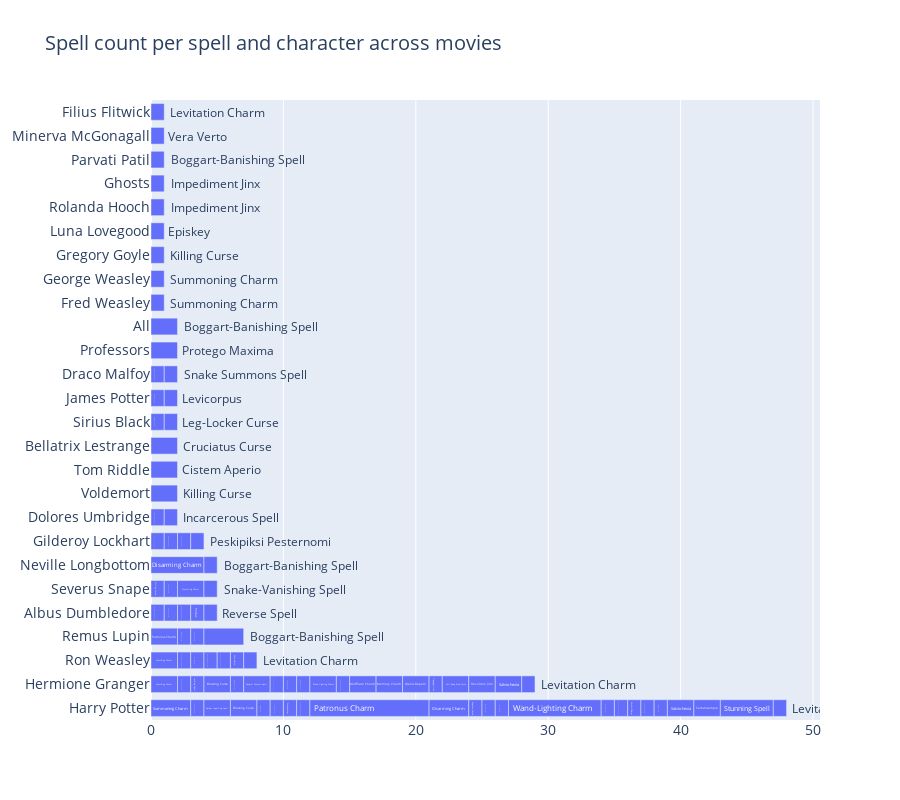

Notebook source saved alongside this figure:
### Code cell
# prepare chart data
chart_title = 'Spell count per spell and character across movies'
x_label = 'Character Name'
x = groupBy_spell_character_df['Character Name']
annotation_text = groupBy_spell_character_df['Spell Name']
y1_label = 'Casting-spell count'
y1 = groupBy_spell_character_df['Casting-spell count']
# Create figure with secondary y-axis
fig = make_subplots()
# Add traces
fig.add_trace(
    go.Bar(x=y1, y=x,name=x_label, width=.7, orientation='h', text=annotation_text, insidetextanchor="start")
)
# Add figure title
fig.update_layout(
    title_text=chart_title,
    height=800,
    barmode='stack',
    font=dict(size=14),
    bargap=.5,
    yaxis={'categoryorder':'total descending'},
)

fig.show()

### Figure 1 — Plotly figure (JSON) as saved in the notebook; plotly's stock layout.template omitted (floating-point values rounded to 4 significant figures)
{"data": [{"insidetextanchor": "start", "name": "Character Name", "orientation": "h", "text": ["Summoning Charm", "Summoning Charm", "Summoning Charm", "Summoning Charm", "Water-Making Spell", "Launch an object up into the air", "Unlocking Charm", "Unlocking Charm", "Unlocking Charm", "Spider repelling spell", "Slowing Charm", "Killing Curse", "Killing Curse", "Killing Curse", "Exploding Charm", "Brackium Emendo", "Cistem Aperio", "Locking Spell", "Blasting Curse", "Blasting Curse", "Cruciatus Curse", "Cruciatus Curse", "Severing Charm", "Dissendium", "Engorgement Charm", "Episkey", "Patronus Charm", "Patronus Charm", "Patronus Charm", "Disarming Charm", "Disarming Charm", "Disarming Charm", "Disarming Charm", "Disarming Charm", "Disarming Charm", "Expulso Curse", "General Counter-Spell", "General Counter-Spell", "Human Presence Revealing Spell", "Freezing Charm", "Freezing Charm", "Impediment Jinx", "Impediment Jinx", "Impediment Jinx", "Impediment Jinx", "Imperius Curse", "Imperius Curse", "Incarcerous Spell", "Fire-Making Spell", "Levicorpus", "Leg-Locker Curse", "Wand-Lighting Charm", "Wand-Lighting Charm", "Wand-Lighting Charm", "Wand-Lighting Charm", "Lumos Maxima", "Lumos Solem Spell", "Muffliato Charm", "Wand-Extinguishing Charm", "Memory Charm", "Memory Charm", "Oculus Reparo", "Oppugno Jinx", "Peskipiksi Pesternomi", "Full Body-Bind Curse", "Full Body-Bind Curse", "Portus", "Reverse Spell", "Shield Charm", "Protego Maxima", "Shrinking Charm", "Revulsion Jinx", "Tickling Charm", "Boggart-Banishing Spell", "Boggart-Banishing Spell", "Boggart-Banishing Spell", "Boggart-Banishing Spell", "Boggart-Banishing Spell", "Salvio hexia", "Salvio hexia", "Sectumsempra", "Snake Summons Spell", "Stunning Spell", "Vera Verto", "Vera Verto", "Snake-Vanishing Spell", "Levitation Charm", "Levitation Charm", "Levitation Charm", "Levitation Charm"], "type": "bar", "width": 0.7, "x": [3, 1, 1, 1, 1, 1, 1, 2, 2, 2, 1, 1, 2, 1, 1, 1, 2, 1, 2, 2, 1, 2, 1, 1, 1, 1, 9, 1, 2, 3, 1, 2, 4, 1, 1, 1, 1, 2, 1, 1, 1, 1, 1, 1, 1, 1, 1, 1, 1, 1, 1, 7, 1, 2, 1, 1, 1, 2, 1, 2, 1, 2, 1, 1, 2, 1, 1, 1, 1, 2, 1, 2, 1, 1, 1, 3, 1, 2, 2, 2, 2, 1, 4, 1, 1, 1, 1, 1, 1, 1], "y": ["Harry Potter", "Fred Weasley", "Dolores Umbridge", "George Weasley", "Albus Dumbledore", "Gilderoy Lockhart", "Harry Potter", "Ron Weasley", "Hermione Granger", "Harry Potter", "Albus Dumbledore", "Severus Snape", "Voldemort", "Gregory Goyle", "Hermione Granger", "Gilderoy Lockhart", "Tom Riddle", "Hermione Granger", "Harry Potter", "Hermione Granger", "Harry Potter", "Bellatrix Lestrange", "Harry Potter", "Harry Potter", "Harry Potter", "Luna Lovegood", "Harry Potter", "Severus Snape", "Remus Lupin", "Harry Potter", "Hermione Granger", "Severus Snape", "Neville Longbottom", "Remus Lupin", "Sirius Black", "Harry Potter", "Ron Weasley", "Hermione Granger", "Hermione Granger", "Hermione Granger", "Remus Lupin", "Harry Potter", "James Potter", "Rolanda Hooch", "Ghosts", "Harry Potter", "Ron Weasley", "Dolores Umbridge", "Hermione Granger", "James Potter", "Sirius Black", "Harry Potter", "Ron Weasley", "Hermione Granger", "Albus Dumbledore", "Harry Potter", "Hermione Granger", "Hermione Granger", "Harry Potter", "Hermione Granger", "Gilderoy Lockhart", "Hermione Granger", "Hermione Granger", "Gilderoy Lockhart", "Hermione Granger", "Draco Malfoy", "Albus Dumbledore", "Albus Dumbledore", "Harry Potter", "Professors", "Harry Potter", "Hermione Granger", "Harry Potter", "Ron Weasley", "Neville Longbottom", "Remus Lupin", "Parvati Patil", "All", "Harry Potter", "Hermione Granger", "Harry Potter", "Draco Malfoy", "Harry Potter", "Ron Weasley", "Minerva McGonagall", "Severus Snape", "Harry Potter", "Ron Weasley", "Hermione Granger", "Filius Flitwick"]}], "layout": {"bargap": 0.5, "barmode": "stack", "font": {"size": 14}, "height": 800, "title": {"text": "Spell count per spell and character across movies"}, "xaxis": {"anchor": "y", "domain": [0, 1]}, "yaxis": {"anchor": "x", "categoryorder": "total descending", "domain": [0, 1]}}}
